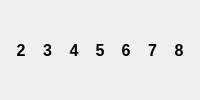
                         <widget class="QWidget" name="pair_lens_labels" native="true">
                          <property name="sizePolicy">
                           <sizepolicy hsizetype="Preferred" vsizetype="Preferred">
                            <horstretch>0</horstretch>
                            <verstretch>0</verstretch>
                           </sizepolicy>
                          </property>
                          <property name="minimumSize">
                           <size>
                            <width>50</width>
                            <height>50</height>
                           </size>
                          </property>
                          <property name="maximumSize">
                           <size>
                            <width>16777215</width>
                            <height>16777215</height>
                           </size>
                          </property>
                          <layout class="QHBoxLayout" name="horizontalLayout_3">
                           <item>
                            <widget class="QLabel" name="label_5">
                             <property name="font">
                              <font>
                               <pointsize>12</pointsize>
                               <weight>75</weight>
                               <bold>true</bold>
                               <underline>false</underline>
                              </font>
                             </property>
                             <property name="text">
                              <string>2</string>
                             </property>
                             <property name="alignment">
                              <set>Qt::AlignCenter</set>
                             </property>
                            </widget>
                           </item>
                           <item>
                            <widget class="QLabel" name="label_8">
                             <property name="font">
                              <font>
                               <pointsize>12</pointsize>
                               <weight>75</weight>
                               <bold>true</bold>
                               <underline>false</underline>
                              </font>
                             </property>
                             <property name="text">
                              <string>3</string>
                             </property>
                             <property name="alignment">
                              <set>Qt::AlignCenter</set>
                             </property>
                            </widget>
                           </item>
                           <item>
                            <widget class="QLabel" name="label_6">
                             <property name="font">
                              <font>
                               <pointsize>12</pointsize>
                               <weight>75</weight>
                               <bold>true</bold>
                               <underline>false</underline>
                              </font>
                             </property>
                             <property name="text">
                              <string>4</string>
                             </property>
                             <property name="alignment">
                              <set>Qt::AlignCenter</set>
                             </property>
                            </widget>
                           </item>
                           <item>
                            <widget class="QLabel" name="label_7">
                             <property name="font">
                              <font>
                               <pointsize>12</pointsize>
                               <weight>75</weight>
                               <bold>true</bold>
                               <underline>false</underline>
                              </font>
                             </property>
                             <property name="text">
                              <string>5</string>
                             </property>
                             <property name="alignment">
                              <set>Qt::AlignCenter</set>
                             </property>
                            </widget>
                           </item>
                           <item>
                            <widget class="QLabel" name="label_9">
                             <property name="font">
                              <font>
                               <pointsize>12</pointsize>
                               <weight>75</weight>
                               <bold>true</bold>
                               <underline>false</underline>
                              </font>
                             </property>
                             <property name="text">
                              <string>6</string>
                             </property>
                             <property name="alignment">
                              <set>Qt::AlignCenter</set>
                             </property>
                            </widget>
                           </item>
                           <item>
                            <widget class="QLabel" name="label_10">
                             <property name="font">
                              <font>
                               <pointsize>12</pointsize>
                               <weight>75</weight>
                               <bold>true</bold>
                               <underline>false</underline>
                              </font>
                             </property>
                             <property name="text">
                              <string>7</string>
                             </property>
                             <property name="alignment">
                              <set>Qt::AlignCenter</set>
                             </property>
                            </widget>
                           </item>
                           <item>
                            <widget class="QLabel" name="label_11">
                             <property name="font">
                              <font>
                               <pointsize>12</pointsize>
                               <weight>75</weight>
                               <bold>true</bold>
                               <underline>false</underline>
                              </font>
                             </property>
                             <property name="text">
                              <string>8</string>
                             </property>
                             <property name="alignment">
                              <set>Qt::AlignCenter</set>
                             </property>
                            </widget>
                           </item>
                          </layout>
                         </widget>
